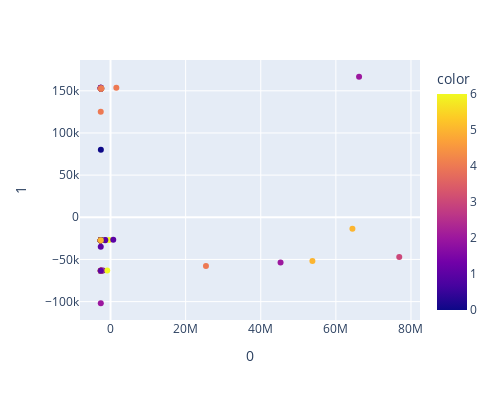

The code cell stored with this chart in its notebook:
### Code cell
components_test = pca(y_test, X_test)
visu_pca(components, y_test)

### Figure 1 — Plotly figure (JSON) as saved in the notebook; plotly's stock layout.template omitted (floating-point values rounded to 4 significant figures; data arrays with more than 128 entries replaced by an {"elided": "..."} marker saying what was removed)
{"data": [{"hovertemplate": "0=%{x}<br>1=%{y}<br>color=%{marker.color}<extra></extra>", "legendgroup": "", "marker": {"color": {"elided": "140 int values"}, "coloraxis": "coloraxis", "symbol": "circle"}, "mode": "markers", "name": "", "orientation": "v", "showlegend": false, "type": "scatter", "x": {"elided": "140 float values"}, "xaxis": "x", "y": {"elided": "140 float values"}, "yaxis": "y"}], "layout": {"coloraxis": {"colorbar": {"title": {"text": "color"}}, "colorscale": [[0, "#0d0887"], [0.1111, "#46039f"], [0.2222, "#7201a8"], [0.3333, "#9c179e"], [0.4444, "#bd3786"], [0.5556, "#d8576b"], [0.6667, "#ed7953"], [0.7778, "#fb9f3a"], [0.8889, "#fdca26"], [1, "#f0f921"]]}, "height": 400, "legend": {"tracegroupgap": 0}, "margin": {"t": 60}, "width": 500, "xaxis": {"anchor": "y", "domain": [0, 1], "title": {"text": "0"}}, "yaxis": {"anchor": "x", "domain": [0, 1], "title": {"text": "1"}}}}
